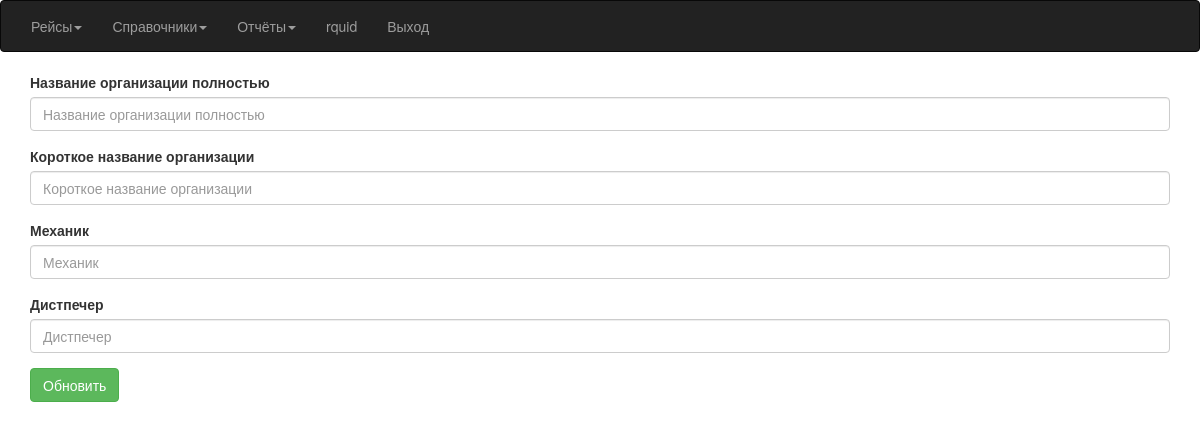
Page /Constants (signed in) on the earlier database version.
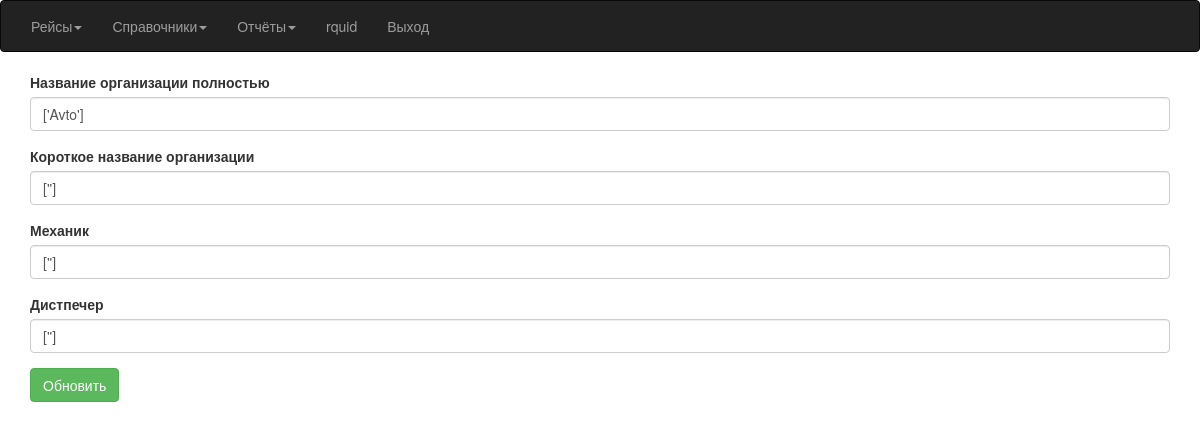
Same page on the later database version.
### Avtoregion/models.py (models this page shows)
class Constants(models.Model):
    organization_unit_full = models.CharField(max_length=256, blank=True)
    organization_unit_small = models.CharField(max_length=50, blank=True)
    mechanic = models.CharField(max_length=50, blank=True)
    dispatcher = models.CharField(max_length=50, blank=True)

### Avtoregion/views.py (the view, shortened to what this page needs)
# urls.py: url(r'^Constants$', views.ConstantsViewList.as_view(), name='Constants'),
class ConstantsViewList(PermissionRequiredMixin, FormMixin, ListView):
    model = Constants
    template_name = 'Avtoregion/update_form.html'
    permission_required = ('constants.update_constants',)
    context_object_name = 'qConstants'
    def get(self, request, *args, **kwargs):
        return super().get(request, *args, **kwargs)
    def get_context_data(self, **kwargs):
        cxt = super(ListView, self).get_context_data(**kwargs)
        cnst, created = Constants.objects.get_or_create(pk=1)
        print(cnst, created)
        cxt['form'] = ConstantForm(instance=cnst)
        return cxt

### Avtoregion/forms.py
class ConstantForm(ModelForm):
    class Meta:
        model = Constants
        fields = '__all__'
        labels = {'organization_unit_full': 'Название организации полностью',
                  'organization_unit_small': 'Короткое название организации',
                  'mechanic': 'Механик', 'dispatcher': 'Дистпечер'}

### templates/Avtoregion/update_form.html (shortened to what this page needs)
{% extends "index.html" %}
{% load bootstrap3 %}
{% block content %}
 <div class="container table-responsive">
 <form action="" method="post">
 {% for field in form %}
	 {% bootstrap_field field %}
 {% endfor %}
	  {% buttons %}
        <button class="btn btn-success"> {% bootstrap_icon "star" %} Обновить</button>
	  {% endbuttons %}
</form>
 </div>
{% endblock %}

### templates/index.html (shortened to what this page needs)
{% load static %}
<!DOCTYPE html>
<html lang="ru">
<head>
	<link rel="stylesheet" href="{% static "css/bootstrap.min.css" %}">
	<link rel="stylesheet" href="https://cdnjs.cloudflare.com/ajax/libs/font-awesome/4.7.0/css/font-awesome.min.css">
	<link rel="stylesheet" href="{% static "css/daterangepicker.css" %}">
</head>
{% if user.is_anonymous %}
    <body>
    {% block login %}
    {% endblock %}
    </body>
{% else %}
    <body>
    <nav class="navbar navbar-inverse">
	    <div class="container-fluid">
		    <ul class="nav navbar-nav">
			    <li class="dropdown">
				    <a class="dropdown-toggle" data-toggle="dropdown" href="{% url 'Race' %}">Рейсы<span class="caret"></span></a>
			    </li>
			    <li class="dropdown">
				    <a class="dropdown-toggle" href="index.html" data-toggle="dropdown">Справочники<span class="caret"></span></a>
			    </li>
			    <li class="dropdown">
				    <a class="dropdown-toggle" data-toggle="dropdown" href="index.html">Отчёты<span class="caret"></span></a>
			    </li>
			    <li class="navbar-text">{{ user }}</li>
			    <li><a class="navbar-link" href="{% url 'logout' %}">Выход</a></li>
		    </ul>
	    </div>
    </nav>
		{% block content %}
		{% endblock %}
    </body>
{% endif %}
</html>

Differences in the rows shown:
changed Constants: organization_unit_full (not shown) → "['Avto']"; organization_unit_small (not shown) → "['']"; mechanic (not shown) → "['']"; dispatcher (not shown) → "['']"
